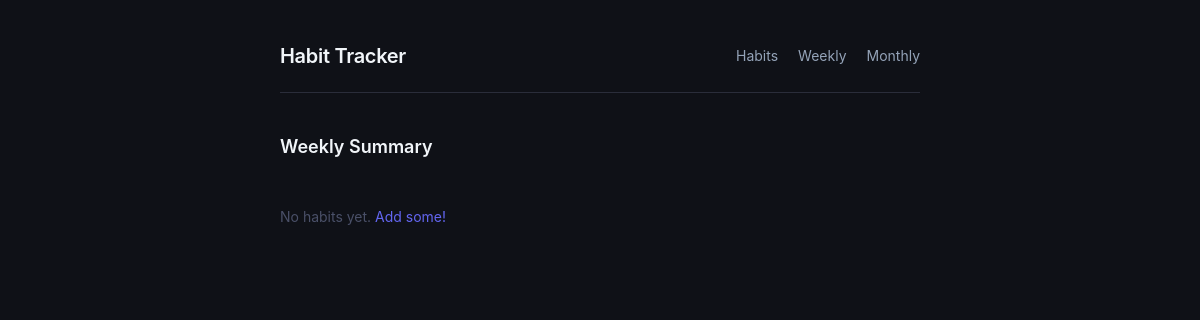
Before: /weekly with the older database file.
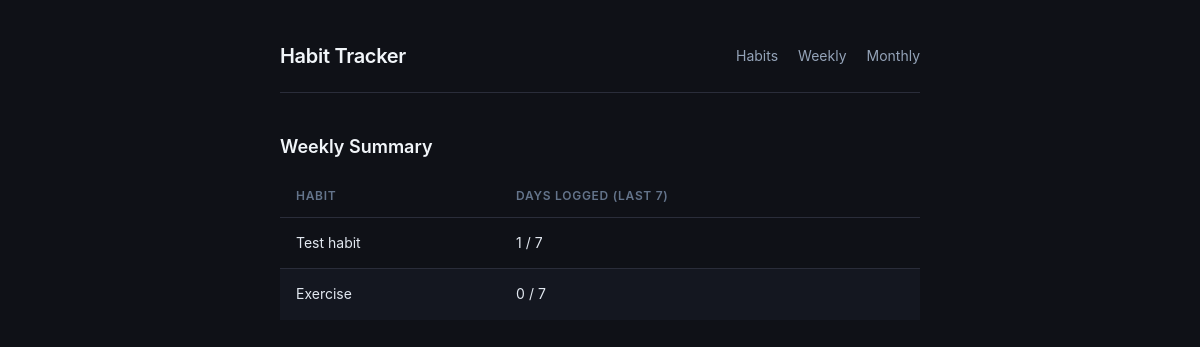
After: the same page with the newer database file.
### tables this page shows
CREATE TABLE habits (
            id INTEGER PRIMARY KEY AUTOINCREMENT,
            name TEXT NOT NULL UNIQUE,
            created_at DATE DEFAULT (DATE('now'))
        );

### app.py (the view)
@app.route("/weekly")
def weekly_summary():
    summary = get_weekly_summary()
    return render_template("weekly.html", summary=summary)

### database.py (called while the page is built)
def get_connection():
    conn = sqlite3.connect(DB_NAME)
    conn.row_factory = sqlite3.Row
    return conn

def get_weekly_summary():
    conn = get_connection()
    today = date.today()
    week_ago = today - timedelta(days=6)
    habits = conn.execute("SELECT * FROM habits ORDER BY created_at DESC").fetchall()
    summary = []
    for habit in habits:
        count = conn.execute(
            "SELECT COUNT(*) FROM logs WHERE habit_id = ? AND logged_date BETWEEN ? AND ?",
            (habit["id"], week_ago.isoformat(), today.isoformat())
        ).fetchone()[0]
        summary.append({"name": habit["name"], "count": count, "out_of": 7})
    conn.close()
    return summary

### templates/weekly.html (shortened to what this page needs)
{% extends "base.html" %}
{% block content %}
<h2>Weekly Summary</h2>
{% if summary %}
<table>
    <thead>
        <tr>
            <th>Habit</th>
            <th>Days logged (last 7)</th>
        </tr>
    </thead>
    <tbody>
        {% for row in summary %}
        <tr>
            <td>{{ row["name"] }}</td>
            <td>{{ row["count"] }} / {{ row["out_of"] }}</td>
        </tr>
        {% endfor %}
    </tbody>
</table>
{% else %}
<p class="empty">No habits yet. <a href="/">Add some!</a></p>
{% endif %}
{% endblock %}

Changed rows visible on the page:
added habits: name "Test habit", count "1", out_of "7"
added habits: name "Exercise", count "0", out_of "7"
Other visible differences:
text no longer shown: "No habits yet. Add some!"
text now shown: "HABIT DAYS LOGGED (LAST 7)"
